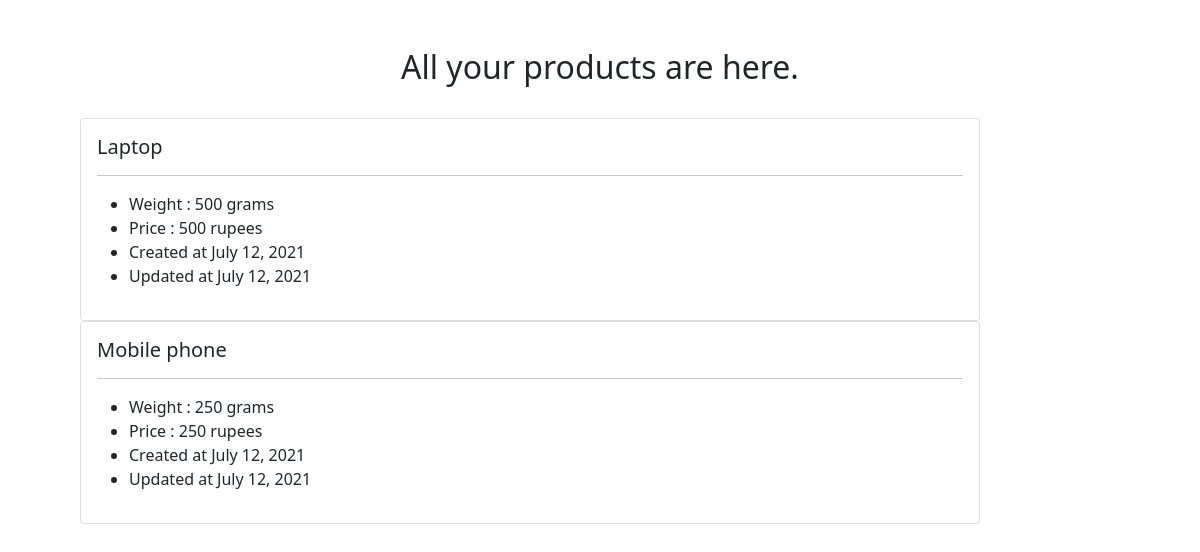
Screenshot of /products/ with the database file from the repository.
### Products/models.py (models this page shows, shortened)
class products(models.Model):
    name = models.CharField(max_length=100)
    weight = models.IntegerField(default=0)
    price = models.IntegerField(default=0)
    created_at = models.DateField()
    updated_at = models.DateField(blank=True)

### Products/views.py (the view)
# urls.py: path('', views.index, name="index"),
def index(request):
    param = products.objects.all()
    return render(request, 'products/homepage.html', {'param':param})

### Products/templates/products/homepage.html (shortened to what this page needs)
<!doctype html>
<html lang="en">
<head>
  <link href="https://cdn.jsdelivr.net/npm/bootstrap@5.0.2/dist/css/bootstrap.min.css" rel="stylesheet"
>
</head>
<body><br><br>
  <center>
  <h2>All your products are here.</h2>
</center><br>
  {%for i in param%}
  <div class="card w-75">
    <div class="card-body">
      <h5 class="card-title">{{i.name}}</h5>
      <p class="card-text">
        <hr>
      <ul>
        <li>Weight : {{i.weight}} grams</li>
        <li>Price : {{i.weight}} rupees</li>
        <li>Created at {{i.created_at}}</li>
        <li>Updated at {{i.updated_at}}</li>
      </ul>
      </p>
    </div>
  </div>
  {%endfor%}
</body>
</html>

### Products/templates/products/homepage.html (style rules this page uses)
.card { margin-left: 80px; }

### rows the page displays
products: name "Laptop", weight "500", created_at "July 12, 2021", updated_at "July 12, 2021"
products: name "Mobile phone", weight "250", created_at "July 12, 2021", updated_at "July 12, 2021"
